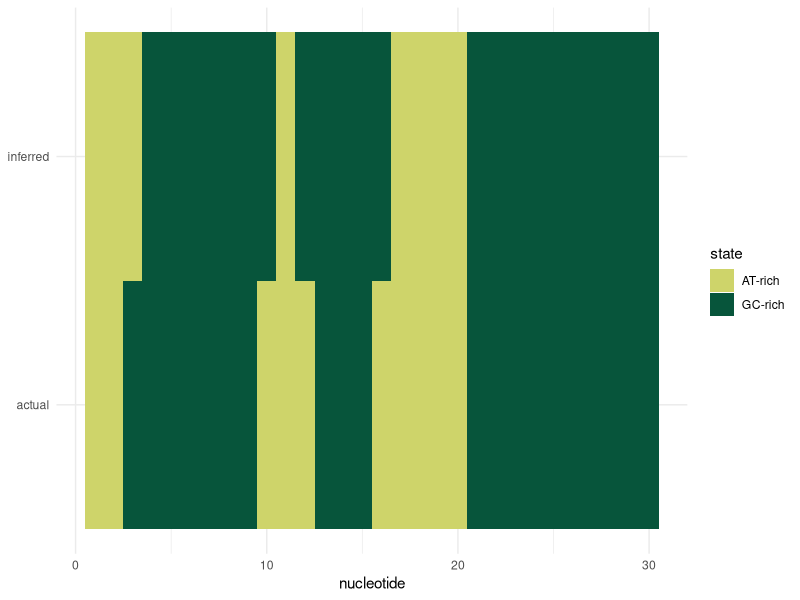

Here is the R script that generated this plot:
## ---- chunk 1
library(tidyverse)
theme_set(theme_minimal())
knitr::opts_chunk$set(echo = TRUE)
## ---- chunk 2
nucleotides <- c("A", "C", "G", "T")
probs       <- c(0.2, 0.3, 0.3, 0.2)
seq_length  <- 30
set.seed(1984)
sample(nucleotides, seq_length, replace = TRUE, prob = probs)
## ---- chunk 3
nucleotides <- c("A", "C", "G", "T")
afterAprobs <- c(0.2, 0.3, 0.3, 0.2)
afterCprobs <- c(0.1, 0.41, 0.39, 0.1)
afterGprobs <- c(0.25, 0.25, 0.25, 0.25)
afterTprobs <- c(0.5, 0.17, 0.17, 0.17)
my_transition_matrix <- matrix(c(afterAprobs, afterCprobs, afterGprobs, afterTprobs), 4, 4, byrow = TRUE)
rownames(my_transition_matrix) <- nucleotides
colnames(my_transition_matrix) <- nucleotides
my_transition_matrix
## ---- chunk 4
generate_markov_seq <- function(transition_matrix, initial_probs, seq_length){
  nucleotides      <- c("A", "C", "G", "T")
  my_sequence      <- character()
  first_nucleotide <- sample(nucleotides, 1, prob = initial_probs)
  my_sequence[1]   <- first_nucleotide
  for (i in 2:seq_length){
    prev_nucleotide <- my_sequence[i-1]
    probabilities   <- transition_matrix[prev_nucleotide, ]
    nucleotide      <- sample(nucleotides, 1, replace = TRUE, prob = probabilities)
    my_sequence[i]  <- nucleotide
  }
  return(my_sequence)
}

set.seed(1984)
generate_markov_seq(my_transition_matrix, rep(0.25, 4), 30)
## ---- chunk 5
my_state <- c("AT-rich", "GC-rich")
at_tran_prob <- c(0.7, 0.3)
gc_tran_prob <- c(0.1, 0.9)
hmm_tran_matrix <- matrix(c(at_tran_prob, gc_tran_prob), 2, 2, byrow = TRUE)
rownames(hmm_tran_matrix) <- my_state
colnames(hmm_tran_matrix) <- my_state
hmm_tran_matrix
## ---- chunk 6
my_nuc <- c("A", "C", "G", "T")
at_emi_prob <- c(0.39, 0.1, 0.1, 0.41)
gc_emi_prob <- c(0.1, 0.41, 0.39, 0.1)
hmm_emi_matrix <- matrix(c(at_emi_prob, gc_emi_prob), 2, 4, byrow = TRUE)
rownames(hmm_emi_matrix) <- my_state
colnames(hmm_emi_matrix) <- my_nuc
hmm_emi_matrix
## ---- chunk 7
generate_hmm_seq <- function(transition_matrix, emission_matrix, initial_probs, seq_length){
  nucleotides <- c("A", "C", "G", "T")
  states      <- c("AT-rich", "GC-rich")
  my_sequence <- character()
  my_states   <- character()
  
  first_state      <- sample(states, 1, prob=initial_probs)
  probabilities    <- emission_matrix[first_state, ]
  first_nucleotide <- sample(nucleotides, 1, prob=probabilities)
  my_sequence[1]   <- first_nucleotide
  my_states[1]     <- first_state
  
  for (i in 2:seq_length){
    prev_state    <- my_states[i-1]
    state_probs   <- transition_matrix[prev_state,]
    state         <- sample(states, 1, prob=state_probs)
    probabilities <- emission_matrix[state,]
    nucleotide   <- sample(nucleotides, 1, prob=probabilities)
    my_sequence[i] <- nucleotide
    my_states[i]  <- state
  }
  
  return(list(seq = my_sequence, states = my_states))
}

set.seed(1984)
init_prob <- c(0.5, 0.5)
my_seq <- generate_hmm_seq(hmm_tran_matrix, hmm_emi_matrix, init_prob, 30)
my_seq
## ---- chunk 8
most_probable_state <- function(sequence, transition_matrix, emission_matrix){
  states <- rownames(emission_matrix)
  sequence <- toupper(sequence)
  num_states <- dim(transition_matrix)[1]
  v <- matrix(NA, nrow = length(sequence), ncol = dim(transition_matrix)[1])
  v[1, ] <- 0
  v[1,1] <- 1
  for (i in 2:length(sequence)){
    for (l in 1:num_states){
      state_l_prob_nucleotide_i <- emission_matrix[l,sequence[i]]
      v[i,l] <-  state_l_prob_nucleotide_i * max(v[(i-1),] * transition_matrix[,l])
    }
  }
  most_probable_state_path <- apply(v, 1, function(x) which.max(x))
  print(states[most_probable_state_path])
}

inferred <- most_probable_state(my_seq$seq, hmm_tran_matrix, hmm_emi_matrix)
expected <- my_seq$states

tibble(
  nucleotide = 1:length(expected),
  actual = factor(expected),
  inferred = factor(inferred)
) |>
  pivot_longer(-nucleotide, names_to = "property", values_to = "state") -> res

res
## ---- chunk 9
ggplot(res, aes(nucleotide, property, fill = state)) +
  geom_tile() +
  scale_fill_manual(values = c("#CED46A", "#07553B")) +
  theme(axis.title.y = element_blank())
